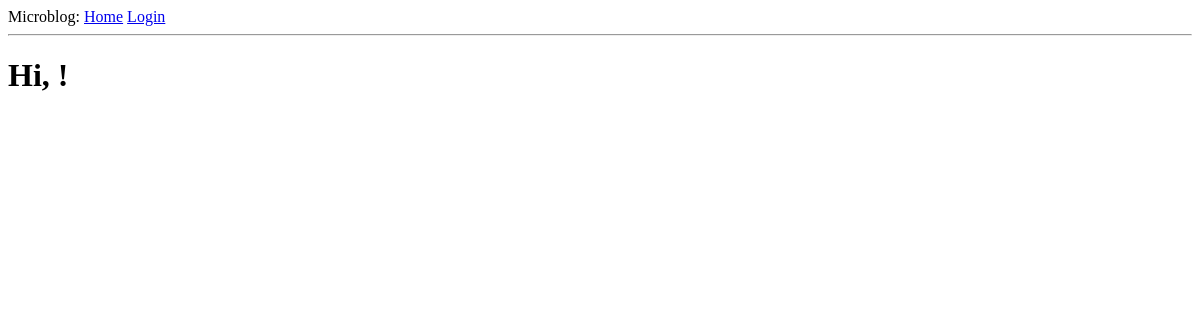
Before: /explore with the older database file.
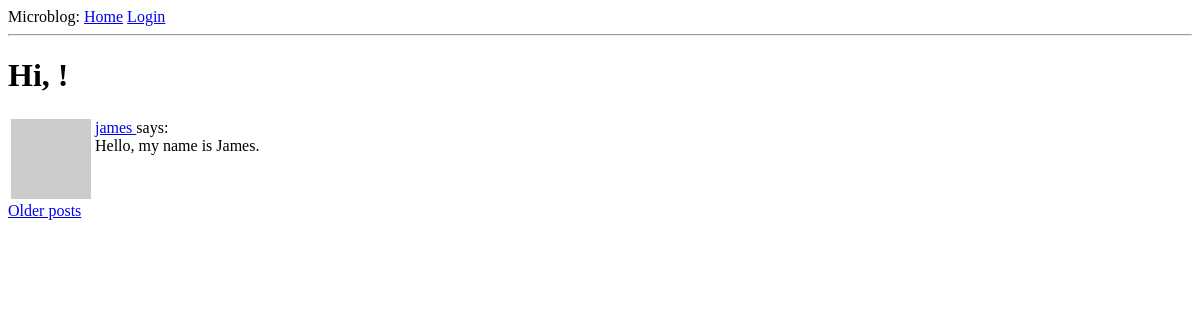
After: the same page with the newer database file.
### app/models.py (models this page shows, shortened)
class Post(db.Model):
    id = db.Column(db.Integer, primary_key=True)
    body = db.Column(db.String(140))
    timestamp = db.Column(db.DateTime, index=True, default=datetime.utcnow)
    user_id = db.Column(db.Integer, db.ForeignKey('user.id'))
    def __str__(self):
        return "<Post: {}>".format(self.body)
    __repr__ = __str__

class User(UserMixin, db.Model):
    id = db.Column(db.Integer, primary_key=True)
    username = db.Column(db.String(64), unique=True, index=True)
    email = db.Column(db.String(120), unique=True, index=True)
    password_hash = db.Column(db.String(128))
    about_me = db.Column(db.String(140))
    last_seen = db.Column(db.DateTime, default=datetime.utcnow)
    posts = db.relationship('Post', backref='author', lazy='dynamic')
    followed = db.relationship(
        'User', secondary=followers,
        primaryjoin=(followers.c.follower_id == id),
        secondaryjoin=(followers.c.followed_id == id),
        backref=db.backref('followers', lazy='dynamic'), lazy='dynamic'
    )
    def __str__(self):
        return "<User: {}>".format(self.username)
    __repr__ = __str__
    def avatar(self, size):
        digest = md5(self.email.lower().encode('utf-8')).hexdigest()
        return 'https://www.gravatar.com/avatar/{}?d=identicon&s={}'.format(
            digest, size)

### app/routes.py (the view)
@app.route('/explore')
def explore():
    page = request.args.get('page', 1, type=int)
    posts = Post.query.order_by(Post.timestamp.desc()).paginate(
        page, app.config['POSTS_PER_PAGE'], False)
    next_url = url_for('explore', page=posts.next_num) if posts.has_next else None
    prev_url = url_for('explore', page=posts.prev_num) if posts.has_prev else None
    return render_template(
        'index.html', title='Explore', posts=posts.items,
        next_url=next_url, prev_url=prev_url
    )

### app/routes.py (called while the page is built)
@app.before_request
def before_request():
    if current_user.is_authenticated:
        current_user.last_seen = datetime.utcnow()
        db.session.commit()

### app/templates/index.html (shortened to what this page needs)
{% extends "base.html" %}
{% block content %}
    <h1>Hi, {{ current_user.username }}!</h1>
    {% for post in posts %}
    {% include '_post.html' %}
    {% endfor %}
    {% if next_url %}
    <a href="{{ next_url }}">Older posts</a>
    {% endif %}
{% endblock %}

### app/templates/_post.html
<table>
    <tr valign="top">
        <td><img src="{{ post.author.avatar(32) }}"></td>
        <td>
            <a href="{{ url_for('user', username=post.author.username) }}">
                {{ post.author.username }}
            </a>
            says: <br>{{ post.body }}</td>
    </tr>
</table>

Changed rows visible on the page:
added Post: author.username "james", body "Hello, my name is James."
Other visible differences:
text now shown: "Older posts"
